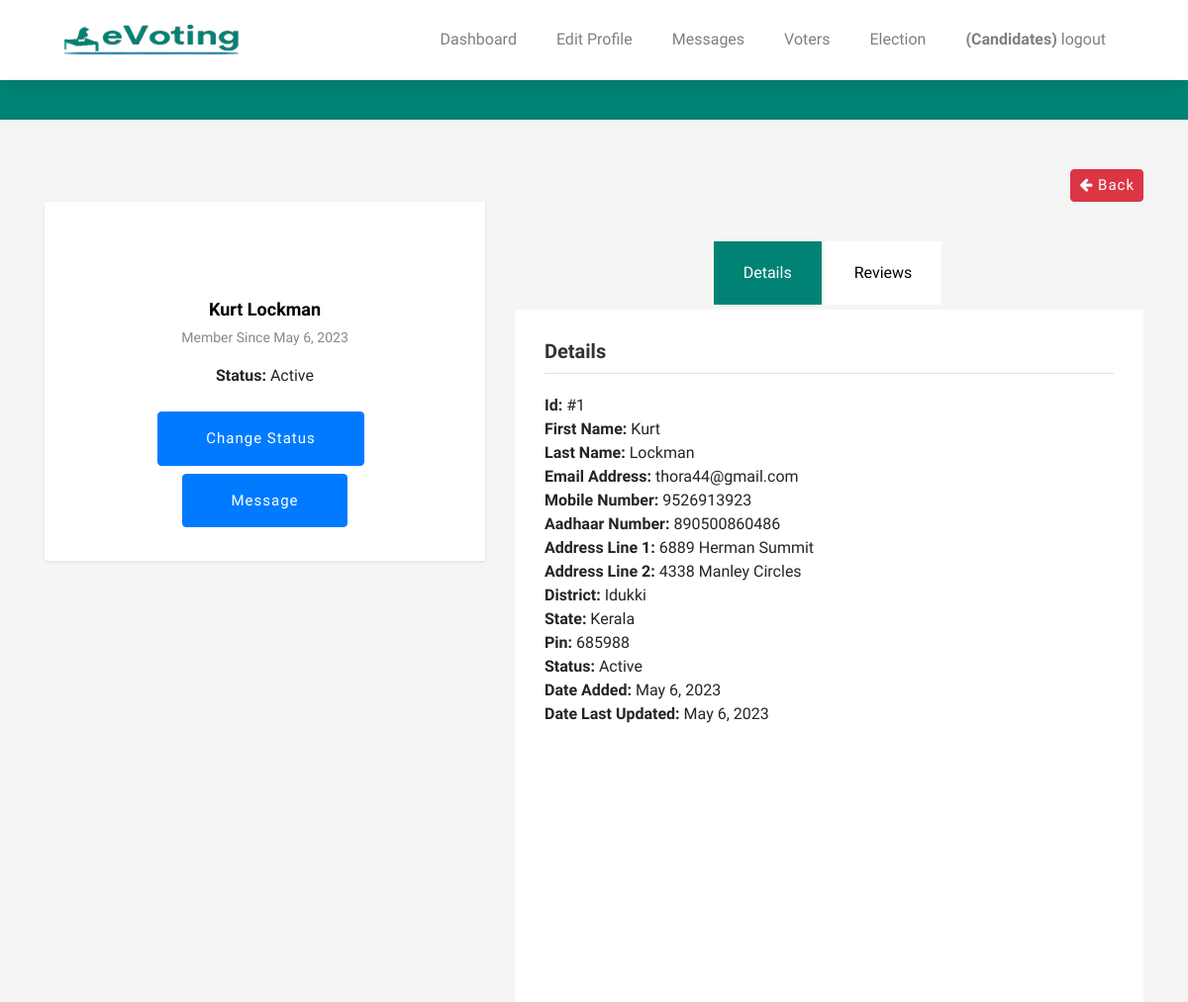
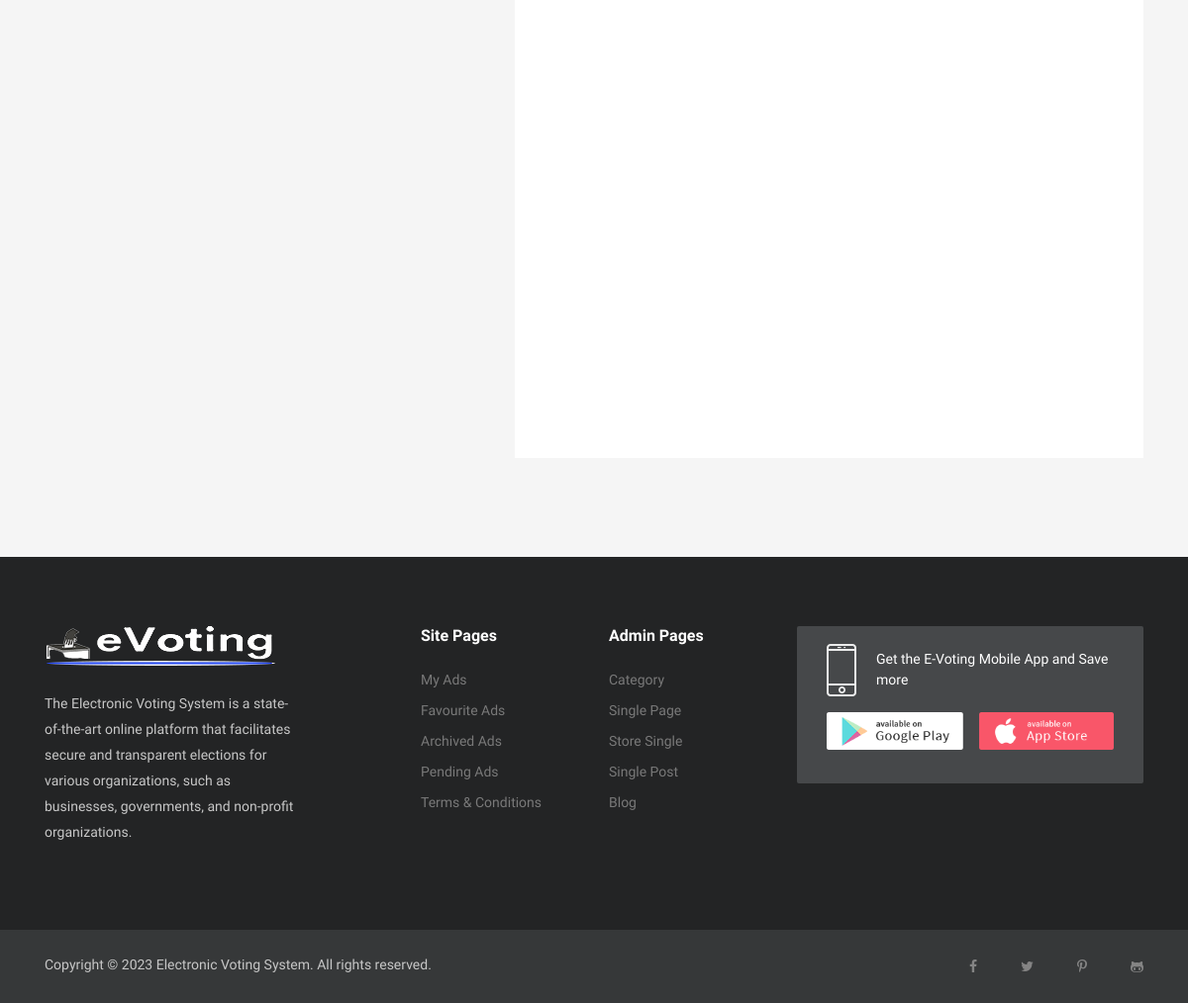
The app's page /candidates/view-voters/1 (signed in) with its own data (2 pictures, top to bottom).
### elections/models.py (models this page shows, shortened)
class user_registration(models.Model):
    USER_TYPE_CHOICES = [
        ('candidates', 'Candidates'),
        ('election_officers', 'Election Officers'),
        ('voters', 'Voters'),
    ]
    unique_id = models.AutoField(primary_key=True)
    user_type = models.CharField(max_length=20, choices=USER_TYPE_CHOICES)
    first_name = models.CharField(max_length=100, blank=False)
    last_name = models.CharField(max_length=100, null=True, blank=True)
    email_address = models.EmailField(max_length=255, unique=True)
    password = models.TextField(blank=False)
    mobile_number = models.PositiveIntegerField(blank=False)
    aadhaar_number = models.TextField(blank=False)
    profile_photo = models.ImageField(upload_to='users/', null=True, blank=True)
    address_line_1 = models.CharField(max_length=500, blank=False)
    address_line_2 = models.CharField(max_length=500, null=True, blank=True)
    district = models.CharField(max_length=100, blank=False)
    state = models.CharField(max_length=10, blank=False)
    pin_code = models.CharField(max_length=8, blank=False)
    STATUS_CHOICES = [
        ('pending', 'Pending'),
        ('active', 'Active'),
    ]
    status = models.CharField(max_length=15, choices=STATUS_CHOICES, default="pending")
    STATUS_CHOICES = [
        ('yes', 'Yes'),
        ('no', 'No'),
    ]
    otp_status = models.CharField(max_length=15, choices=STATUS_CHOICES, default="no")
    date_added = models.DateField(auto_now_add=True)
    date_updated = models.DateField(auto_now=True)
    class Meta:
        verbose_name = 'User Registration'
        verbose_name_plural = 'User Registrations'

### candidates/views.py (the view)
# urls.py: path('view-voters/<int:id>', views.view_voters, name='view_voters'),
def view_voters(request, id):
    userdata = user_registration.objects.get(unique_id=id)
    userdata_images = 0
    context = { 'userdata': userdata, 'userdata_images': userdata_images }
    return render(request, 'candidates/view-voters.html', context)

### templates/candidates/view-voters.html (shortened to what this page needs)
{% extends 'layout.html' %} {% block title %} eVoting {% endblock %} {% load static %}
 {% block content %} <section class="page-title">
</section>
<section class="dashboard section bg-gray">
  <div class="container">
	<div class="row">
		<div class="col-md-12">
		  <a href="{% url 'candidates:list_voters' %}" class="btn btn-danger btn-sm pull-right" style="padding: .25rem .5rem;"><i class="fa fa-arrow-left"></i> Back</a>
		</div>
	  </div>
    <div class="row">
      <div class="col-lg-5">
        <div class="sidebar">
          <div class="widget user text-center">
            <h4>
              <a href="">{{ userdata.first_name }} {{ userdata.last_name }}</a>
            </h4>
            <p class="member-time">Member Since {{ userdata.date_added }}</p>
            <span class="status active" style="text-transform: capitalize;">
              <strong>Status:</strong> {{ userdata.status }}
            </span>
            <ul class="list-inline mt-20">
              <li class="list-inline-item">
                <a href="{% url 'election_officers:change_user_status' id=userdata.unique_id %}" class="btn btn-contact d-inline-block  btn-primary px-lg-5 my-1 px-md-3" onclick="if(!confirm('Are you sure you want to change the status?')) return false;">Change Status</a>
              </li>
              <li class="list-inline-item">
                <a href="" class="btn btn-contact d-inline-block  btn-primary px-lg-5 my-1 px-md-3">Message</a>
              </li>
            </ul>
          </div>
        </div>
      </div>
      <div class="col-lg-7">
        <div class="product-details">  {% if userdata_images %} <div class="content mt-5 pt-5"> {% else %} <div class="content"> {% endif %} <ul class="nav nav-pills  justify-content-center" id="pills-tab" role="tablist">
                <li class="nav-item">
                  <a class="nav-link active" id="pills-home-tab" data-toggle="pill" href="#pills-home" role="tab" aria-controls="pills-home" aria-selected="true">Details</a>
                </li>
                <li class="nav-item">
                  <a class="nav-link" id="pills-contact-tab" data-toggle="pill" href="#pills-contact" role="tab" aria-controls="pills-contact" aria-selected="false">Reviews</a>
                </li>
              </ul>
              <div class="tab-content" id="pills-tabContent">
                <div class="tab-pane fade show active" id="pills-home" role="tabpanel" aria-labelledby="pills-home-tab">
                  <h3 class="tab-title">Details</h3>
                  <div class="row">
                    <div class="col-md-12">
                      <span class="add-id">
                        <strong>Id:</strong> #{{ userdata.unique_id }}
                      </span>
                      <br />
                      <span class="add-id">
                        <strong>First Name:</strong> {{ userdata.first_name }}
                      </span>
                      <br />
                      <span class="add-id">
                        <strong>Last Name:</strong> {{ userdata.last_name }}
                      </span>
                      <br />
                      <span class="add-id">
                        <strong>Email Address:</strong> {{ userdata.email_address }}
                      </span>
                      <br />
                      <span class="add-id">
                        <strong>Mobile Number:</strong> {{ userdata.mobile_number }}
                      </span>
                      <br />
                      <span class="add-id">
                        <strong>Aadhaar Number:</strong> {{ userdata.aadhaar_number }}
                      </span>
                      <br />
                      <span class="add-id">
                        <strong>Address Line 1:</strong> {{ userdata.address_line_1 }}
                      </span>
                      <br />
                      <span class="add-id">
                        <strong>Address Line 2:</strong> {{ userdata.address_line_2 }}
                      </span>
                      <br />
                      <span class="location">
                        <strong>District:</strong> {{ userdata.district }}
                      </span>
                      <br />
                      <span class="location">
                        <strong>State:</strong> {{ userdata.state }}
                      </span>
                      <br />
                      <span class="location">
                        <strong>Pin:</strong> {{ userdata.pin_code }}
                      </span>
                      <br />
                      <span class="status active" style="text-transform: capitalize;">
                        <strong>Status:</strong> {{ userdata.status }}
                      </span>
                      <br />
                      <span>
                        <strong>Date Added: </strong>
                        <time> {{ userdata.date_added }}</time>
                      </span>
                      <br />
                      <span>
                        <strong>Date Last Updated: </strong>
                        <time> {{ userdata.date_updated }}</time>
                      </span>
                      <br />
                    </div>
                  </div>
                </div>
              </div>
            </div>
          </div>
        </div>
      </div>
</section> {% endblock %}

### templates/layout.html (shortened to what this page needs)
  {% load static %}
  <!DOCTYPE html>
  <html lang="en">
  <head>
    <link href="{% static 'plugins/bootstrap/bootstrap.min.css' %}" rel="stylesheet">
    <link href="{% static 'plugins/bootstrap/bootstrap-slider.css' %}" rel="stylesheet">
    <link href="{% static 'plugins/font-awesome/css/font-awesome.min.css' %}" rel="stylesheet">
    <link href="{% static 'plugins/slick/slick.css' %}" rel="stylesheet">
    <link href="{% static 'plugins/slick/slick-theme.css' %}" rel="stylesheet">
    <link href="{% static 'plugins/jquery-nice-select/css/nice-select.css' %}" rel="stylesheet">
    <link href="{% static 'css/style.css' %}" rel="stylesheet">
  </head>
  <body class="body-wrapper">
  {% include "includes/header.html" %}
  {% block content %}
  {% endblock %}
  {% include "includes/footer.html" %}
  </body>
  </html>

### templates/includes/header.html (shortened to what this page needs)
{% load static %}
<header id="header" class="header align-items-center sticked" >
  <div class="container">
    <div class="row">
      <div class="col-md-12">
        <nav class="navbar navbar-expand-lg navbar-light navigation">
          <a class="navbar-brand" href="">
            <img src="{% static 'images/logo.png' %}" alt="" width="180" >
          </a>
          <div class="collapse navbar-collapse" id="navbarSupportedContent">
            {% if 'is_logged_in' in request.session and request.session.user_type == 'candidates' %}
            {% url 'candidates:dashboard' as candidates_dashboard_url %}
            {% url 'candidates:edit_profile' as candidates_edit_profile_url %}
            {% url 'elections:messages_list' as elections_messages_list_url %}
            {% url 'candidates:list_voters' as candidates_list_voters_url %}
            {% url 'candidates:list_elections' as candidates_list_elections_url %}
            <ul class="navbar-nav ml-auto main-nav ">
              <li class="nav-item {% if request.path == candidates_dashboard_url %}active{% endif %}">
                <a class="nav-link" href="{% url 'candidates:dashboard' %}">Dashboard</a>
              </li>
              <li class="nav-item {% if request.path == candidates_edit_profile_url %}active{% endif %}">
                <a class="nav-link" href="{% url 'candidates:edit_profile' %}">Edit Profile</a>
              </li>
              <li class="nav-item {% if request.path == elections_messages_list_url %}active{% endif %}">
                <a class="nav-link" href="{% url 'elections:messages_list' %}">Messages</a>
              </li>
              <li class="nav-item {% if request.path == candidates_list_voters_url %}active{% endif %}">
                <a class="nav-link" href="{% url 'candidates:list_voters' %}">Voters</a>
              </li>
              <li class="nav-item {% if request.path == candidates_list_elections_url %}active{% endif %}">
                <a class="nav-link" href="{% url 'candidates:list_elections' %}">Election</a>
              </li>
              <li class="nav-item">
                <a class="nav-link" href="{% url 'candidates:logout' %}"><b>({{ request.session.user_type|capfirst }})</b> logout</a>
              </li>
            </ul>
            {% endif %}
					</div>
				</nav>
			</div>
		</div>
	</div>
</header>

### templates/includes/footer.html (shortened to what this page needs)
{% load static %}
<footer class="footer section section-sm">
  <div class="container">
    <div class="row">
      <div class="col-lg-3 col-md-7 offset-md-1 offset-lg-0 mb-4 mb-lg-0">
        <div class="block about">
          <img src=" {% static 'images/logo-footer.png' %}" alt="logo">
          <p class="alt-color">The Electronic Voting System is a state-of-the-art online platform that facilitates secure and transparent
            elections for various organizations, such as businesses, governments, and non-profit organizations.</p>
        </div>
      </div>
      <div class="col-lg-2 offset-lg-1 col-md-3 col-6 mb-4 mb-lg-0">
        <div class="block">
          <h4>Site Pages</h4>
          <ul>
            <li><a href="">My Ads</a></li>
            <li><a href="">Favourite Ads</a></li>
            <li><a href="">Archived Ads</a></li>
            <li><a href="">Pending Ads</a></li>
            <li><a href="">Terms & Conditions</a></li>
          </ul>
        </div>
      </div>
      <div class="col-lg-2 col-md-3 offset-md-1 offset-lg-0 col-6 mb-4 mb-md-0">
        <div class="block">
          <h4>Admin Pages</h4>
          <ul>
            <li><a href="">Category</a></li>
            <li><a href="">Single Page</a></li>
            <li><a href="">Store Single</a></li>
            <li><a href="">Single Post</a>
            </li>
            <li><a href="">Blog</a></li>
          </ul>
        </div>
      </div>
      <div class="col-lg-4 col-md-7">
        <div class="block-2 app-promotion">
          <div class="mobile d-flex  align-items-center">
            <a href="">
              <img src=" {% static 'images/footer/phone-icon.png' %}" alt="mobile-icon">
            </a>
            <p class="mb-0">Get the E-Voting Mobile App and Save more</p>
          </div>
          <div class="download-btn d-flex my-3">
            <a href=""><img src=" {% static 'images/apps/google-play-store.png' %}" class="img-fluid" alt=""></a>
            <a href="" class=" ml-3"><img src=" {% static 'images/apps/apple-app-store.png' %}" class="img-fluid" alt=""></a>
          </div>
        </div>
      </div>
    </div>
  </div>
</footer>
<footer class="footer-bottom">
  <div class="container">
    <div class="row">
      <div class="col-lg-6 text-center text-lg-left mb-3 mb-lg-0">
        <div class="copyright">
          <p>Copyright &copy;  <a>Electronic Voting System. All rights reserved.</a></p>
        </div>
      </div>
      <div class="col-lg-6">
        <ul class="social-media-icons text-center text-lg-right">
          <li><a class="fa fa-facebook" href="https://www.facebook.com/themefisher"></a></li>
          <li><a class="fa fa-twitter" href="https://www.twitter.com/themefisher"></a></li>
          <li><a class="fa fa-pinterest-p" href="https://www.pinterest.com/themefisher"></a></li>
          <li><a class="fa fa-github-alt" href="https://www.github.com/themefisher"></a></li>
        </ul>
      </div>
    </div>
  </div>
</footer>

### records on screen
user_registration: first_name "Kurt", last_name "Lockman", date_added "May 6, 2023", status "Active", unique_id "1", email_address "thora44@gmail.com", mobile_number "9526913923", aadhaar_number "890500860486", address_line_1 "6889 Herman Summit", address_line_2 "4338 Manley Circles", district "Idukki", state "Kerala", pin_code "685988", date_updated "May 6, 2023"

### other values on screen
{{ request.session.user_type|capfirst }} "Candidates"
